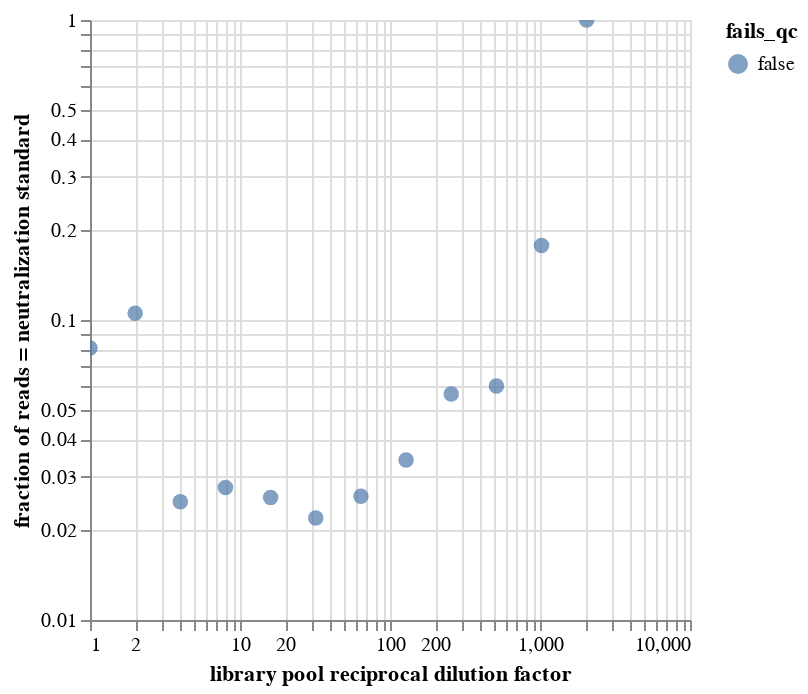

Source (notebook cell):
### Code cell
# Scatterplot of the same data as above, plotted by dilution factor
alt.Chart(neut_standard_fracs).mark_circle(size=60).encode(
    alt.X('dilution_factor:Q', 
          scale=alt.Scale(type='log'),
          title='library pool reciprocal dilution factor'),
    alt.Y('neut_standard_frac:Q', 
          scale=alt.Scale(type='log'),
          title='fraction of reads = neutralization standard'),
    color='fails_qc',
    tooltip=['well', 'dilution_factor', 'neut_standard_frac', 'total_count']
).interactive()

### Figure 1 — Vega-Lite specification as saved in the notebook (floating-point values rounded to 4 significant figures)
{"config": {"view": {"continuousWidth": 300, "continuousHeight": 300}}, "data": {"name": "data-e69ee2416e8056e496e65c354a5a34c4"}, "mark": {"type": "circle", "size": 60}, "encoding": {"color": {"field": "fails_qc", "type": "nominal"}, "tooltip": [{"field": "well", "type": "nominal"}, {"field": "dilution_factor", "type": "quantitative"}, {"field": "neut_standard_frac", "type": "quantitative"}, {"field": "total_count", "type": "quantitative"}], "x": {"field": "dilution_factor", "scale": {"type": "log"}, "title": "library pool reciprocal dilution factor", "type": "quantitative"}, "y": {"field": "neut_standard_frac", "scale": {"type": "log"}, "title": "fraction of reads = neutralization standard", "type": "quantitative"}}, "params": [{"name": "param_4", "select": {"type": "interval", "encodings": ["x", "y"]}, "bind": "scales"}], "$schema": "https://vega.github.io/schema/vega-lite/v5.16.3.json", "datasets": {"data-e69ee2416e8056e496e65c354a5a34c4": [{"well": "A1", "sample_well": "A1-H3N2library_rePool-1-1 (A1)", "dilution_factor": 1, "total_count": 9709, "neut_standard_count": 783, "neut_standard_frac": 0.08065, "fails_qc": false}, {"well": "A10", "sample_well": "A10-H3N2library_rePool-512-1 (A10)", "dilution_factor": 512, "total_count": 747035, "neut_standard_count": 45006, "neut_standard_frac": 0.06025, "fails_qc": false}, {"well": "A11", "sample_well": "A11-H3N2library_rePool-1024-1 (A11)", "dilution_factor": 1024, "total_count": 724455, "neut_standard_count": 128325, "neut_standard_frac": 0.1771, "fails_qc": false}, {"well": "A12", "sample_well": "A12-H3N2library_rePool-2048-1 (A12)", "dilution_factor": 2048, "total_count": 675231, "neut_standard_count": 675222, "neut_standard_frac": 1.0, "fails_qc": false}, {"well": "A2", "sample_well": "A2-H3N2library_rePool-2-1 (A2)", "dilution_factor": 2, "total_count": 1087807, "neut_standard_count": 114628, "neut_standard_frac": 0.1054, "fails_qc": false}, {"well": "A3", "sample_well": "A3-H3N2library_rePool-4-1 (A3)", "dilution_factor": 4, "total_count": 839638, "neut_standard_count": 20807, "neut_standard_frac": 0.02478, "fails_qc": false}, {"well": "A4", "sample_well": "A4-H3N2library_rePool-8-1 (A4)", "dilution_factor": 8, "total_count": 882992, "neut_standard_count": 24394, "neut_standard_frac": 0.02763, "fails_qc": false}, {"well": "A5", "sample_well": "A5-H3N2library_rePool-16-1 (A5)", "dilution_factor": 16, "total_count": 1010694, "neut_standard_count": 25887, "neut_standard_frac": 0.02561, "fails_qc": false}, {"well": "A6", "sample_well": "A6-H3N2library_rePool-32-1 (A6)", "dilution_factor": 32, "total_count": 796540, "neut_standard_count": 17420, "neut_standard_frac": 0.02187, "fails_qc": false}, {"well": "A7", "sample_well": "A7-H3N2library_rePool-64-1 (A7)", "dilution_factor": 64, "total_count": 571067, "neut_standard_count": 14762, "neut_standard_frac": 0.02585, "fails_qc": false}, {"well": "A8", "sample_well": "A8-H3N2library_rePool-128-1 (A8)", "dilution_factor": 128, "total_count": 723548, "neut_standard_count": 24720, "neut_standard_frac": 0.03416, "fails_qc": false}, {"well": "A9", "sample_well": "A9-H3N2library_rePool-256-1 (A9)", "dilution_factor": 256, "total_count": 703524, "neut_standard_count": 39859, "neut_standard_frac": 0.05666, "fails_qc": false}]}}
